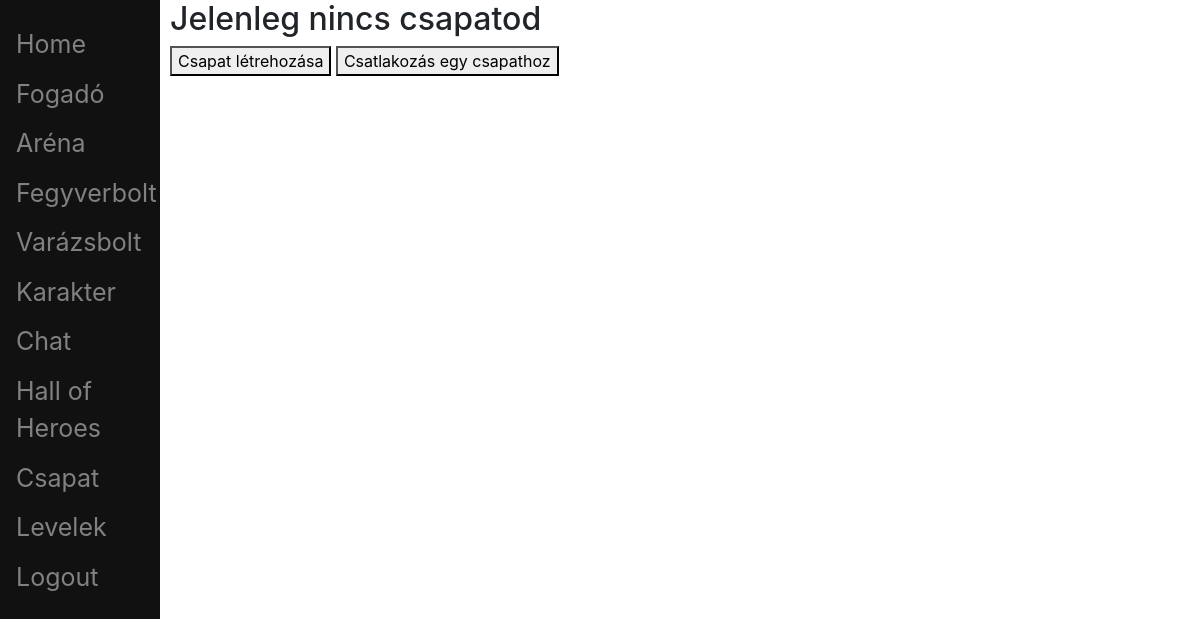
/team/ (signed in), run on an earlier commit of the app's database.
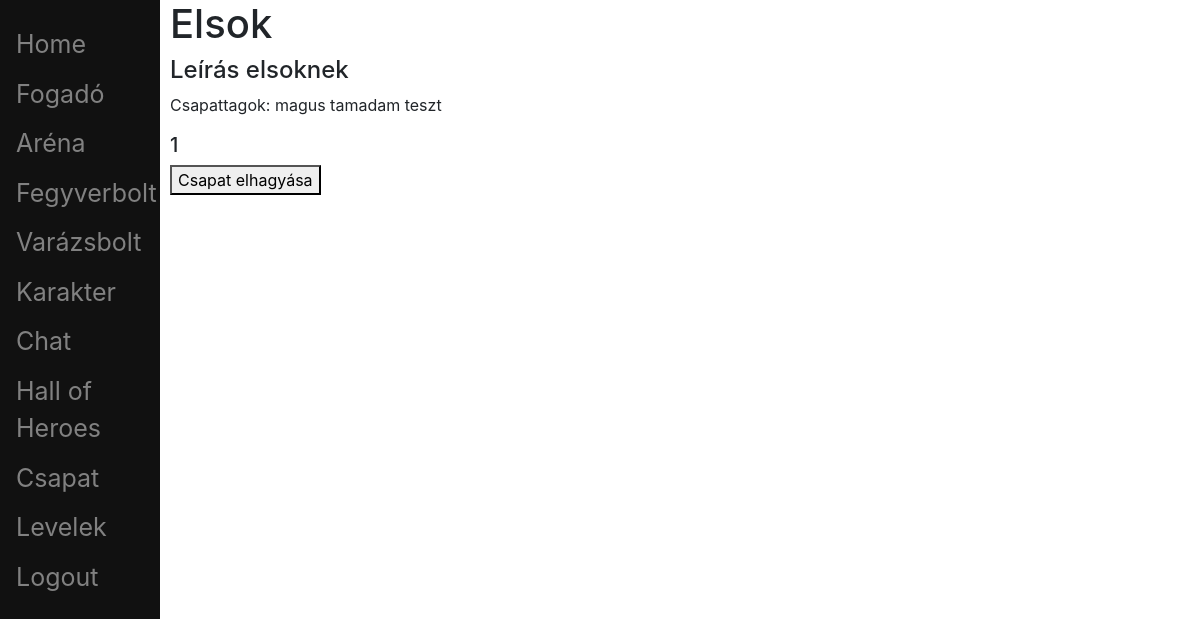
And on a later commit of the database.
### team/models.py (models this page shows, shortened)
class Team(models.Model):
	name 			= models.CharField(max_length=60, unique=True, blank=False)
	description		= models.TextField(max_length=200, unique=False, blank=True, default="Leírás")
	date_created 	= models.DateTimeField(verbose_name = 'date created', auto_now_add = True, null=True)
	users 			= models.ManyToManyField(settings.AUTH_USER_MODEL, through='Membership')

### account/models.py (models this page shows, shortened)
class Account(AbstractBaseUser):
	username		= models.CharField(verbose_name = 'username', max_length = 20, unique = True)
	email 			= models.EmailField(verbose_name = 'email', max_length = 128, unique = True)
	date_joined		= models.DateTimeField(verbose_name = 'date joined', auto_now_add = True)
	last_login		= models.DateTimeField(verbose_name = 'last login', auto_now = True)
	is_admin		= models.BooleanField(default=False)
	is_superuser	= models.BooleanField(default=False)
	is_staff		= models.BooleanField(default=False)
	is_active		= models.BooleanField(default=True) # - lehet false pl email-es aktivalas
	profile_image	= models.ImageField(null=True, blank=True, upload_to=profile_image_path)
	objects = CustomAccountManager()
	USERNAME_FIELD 	= 'username'
	REQUIRED_FIELDS	= ['email']
	def __str__(self):
		return self.username

### team/views.py (the view)
# urls.py: path('', user_team_view, name='user_team_view'),
@login_required(login_url='login')
def user_team_view(request):
	context = {}
	form = TeamCreationForm()
	context['form'] = form
	user = Account.objects.get(id=request.user.id)
	recent_user_id = user.id
	if request.method == 'POST':
		form = TeamCreationForm(request.POST)
		if form.is_valid():
			print('valid')
			try:
				form.check_name_availability(request.POST.get('name')) # ellenorizzuk hogy a csapatnev nem szerepel e mar mas betukiosztasban(kis/nagy)
				team = form.save()
				Membership.objects.create(user=user, team=team)
				context['is_valid'] = True
				return redirect('team:user_team_view')
			except Exception as e:
				context['is_valid'] = False
		else:
			context['is_valid'] = False
			print('nem valid')
	else:
		context['is_valid'] = True
		try:
			team_id = user.team_set.all()[0].id # admin felületen hozzá lehet adni egy usert több csapathoz is, viszont a webes felületen ezt nem engedjük
		except:
			team_id = None
		if team_id:
			user_team = Team.objects.get(id=team_id)
			print(user_team.id, user_team.name, user_team.description)
			print('Csapattagok:', user_team.users.all())
			for user in user_team.users.all():
				print(user)
			print('USERID---', recent_user_id)
			context['has_team'] = True
			context['form'] = form
			context['user_id'] = recent_user_id
			context['team_id'] = user_team.id
			context['team_name'] = user_team.name
			context['team_description'] = user_team.description
			context['team_members'] = user_team.users.all()
		else:
			context['has_team'] = False
			context['form'] = form
			context['user_id'] = user.id
	return render(request, 'team/team_page.html', context)

### team/templates/team/team_page.html (shortened to what this page needs)
{% extends 'base.html' %}
{% block content %}
<div class="main">
	{% if has_team %}
		<h1>{{team_name}}</h1>
		<h4>{{team_description}}</h4>
		<p>Csapattagok:
			{% for member in team_members %}
				{{member.username}}
			{% endfor %}
		</p>
		<h5>{{user_id}}</h5>
		<button onclick="leaveTeam('{{user_id}}')">Csapat elhagyása</button>
	{% else %}
		<div id="initial">
		<h2>Jelenleg nincs csapatod</h2>
		<button name="create-team-button" onclick="showCreateTeamForm()">Csapat létrehozása</button>
		<button name="join-team-button" onclick="joinTeam()">Csatlakozás egy csapathoz</button>
		</div>
	{% endif %}
</div>
{% endblock %}

What changed in the data, as far as the page shows it:
now on this page (row unchanged): Team: name "Elsok", description "Leírás elsoknek"
now on this page (row unchanged): Account: username "magus"
now on this page (row edited): Account: username "tamadam"
now on this page (row unchanged): Account: username "teszt"
Also different on the page:
{{ user_id }}: (not shown) → "1"
text no longer shown: "Jelenleg nincs csapatod Csapat létrehozása Csatlakozás egy csapathoz"
text now shown: "Csapattagok: Csapat elhagyása"
